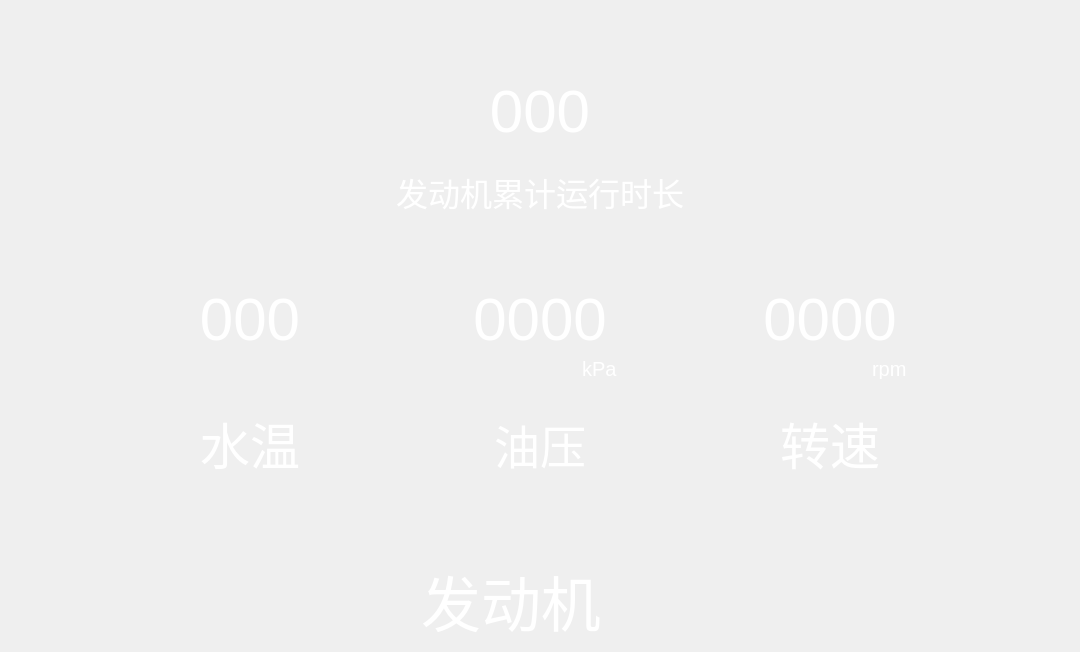
<?xml version="1.0" encoding="UTF-8"?>
<ui version="4.0">
 <class>Enigne</class>
 <widget class="QWidget" name="Enigne">
  <property name="geometry">
   <rect>
    <x>0</x>
    <y>0</y>
    <width>1080</width>
    <height>652</height>
   </rect>
  </property>
  <property name="minimumSize">
   <size>
    <width>674</width>
    <height>400</height>
   </size>
  </property>
  <property name="maximumSize">
   <size>
    <width>1080</width>
    <height>652</height>
   </size>
  </property>
  <property name="windowTitle">
   <string>Form</string>
  </property>
  <layout class="QGridLayout" name="gridLayout">
   <item row="4" column="0">
    <spacer name="verticalSpacer">
     <property name="orientation">
      <enum>Qt::Vertical</enum>
     </property>
     <property name="sizeHint" stdset="0">
      <size>
       <width>20</width>
       <height>40</height>
      </size>
     </property>
    </spacer>
   </item>
   <item row="3" column="0" colspan="2">
    <widget class="QWidget" name="widget" native="true">
     <property name="maximumSize">
      <size>
       <width>1080</width>
       <height>16777215</height>
      </size>
     </property>
     <property name="styleSheet">
      <string notr="true">border:none;
background:transparent;</string>
     </property>
     <layout class="QHBoxLayout" name="horizontalLayout_2">
      <property name="spacing">
       <number>50</number>
      </property>
      <item>
       <spacer name="horizontalSpacer">
        <property name="orientation">
         <enum>Qt::Horizontal</enum>
        </property>
        <property name="sizeHint" stdset="0">
         <size>
          <width>40</width>
          <height>20</height>
         </size>
        </property>
       </spacer>
      </item>
      <item>
       <widget class="QWidget" name="widget_7" native="true">
        <property name="minimumSize">
         <size>
          <width>240</width>
          <height>240</height>
         </size>
        </property>
        <property name="maximumSize">
         <size>
          <width>240</width>
          <height>240</height>
         </size>
        </property>
        <property name="styleSheet">
         <string notr="true">background-image: url(:/显示_参数.png);</string>
        </property>
        <layout class="QVBoxLayout" name="verticalLayout_7">
         <property name="topMargin">
          <number>0</number>
         </property>
         <property name="bottomMargin">
          <number>0</number>
         </property>
         <item>
          <widget class="QWidget" name="widget_2" native="true">
           <property name="layoutDirection">
            <enum>Qt::RightToLeft</enum>
           </property>
           <property name="styleSheet">
            <string notr="true">background:none;</string>
           </property>
           <layout class="QVBoxLayout" name="verticalLayout">
            <property name="bottomMargin">
             <number>0</number>
            </property>
            <item>
             <widget class="QLabel" name="enigne_temp">
              <property name="styleSheet">
               <string notr="true">font: 75 9pt &quot;Microsoft YaHei UI&quot;;
font-size: 60px;
color: #FFFFFF;
background:transparent;</string>
              </property>
              <property name="text">
               <string>000</string>
              </property>
              <property name="alignment">
               <set>Qt::AlignBottom|Qt::AlignHCenter</set>
              </property>
             </widget>
            </item>
            <item>
             <widget class="QLabel" name="label">
              <property name="maximumSize">
               <size>
                <width>60</width>
                <height>20</height>
               </size>
              </property>
              <property name="styleSheet">
               <string notr="true">border-image:url(:/temp.png)</string>
              </property>
              <property name="text">
               <string/>
              </property>
             </widget>
            </item>
           </layout>
          </widget>
         </item>
         <item>
          <widget class="QLabel" name="label_14">
           <property name="styleSheet">
            <string notr="true">font: 75 9pt &quot;Microsoft YaHei UI&quot;;
font-size: 50px;
color: #FFFFFF;
background:transparent;</string>
           </property>
           <property name="text">
            <string>水温</string>
           </property>
           <property name="alignment">
            <set>Qt::AlignCenter</set>
           </property>
          </widget>
         </item>
        </layout>
       </widget>
      </item>
      <item>
       <widget class="QWidget" name="widget_8" native="true">
        <property name="minimumSize">
         <size>
          <width>240</width>
          <height>240</height>
         </size>
        </property>
        <property name="maximumSize">
         <size>
          <width>240</width>
          <height>240</height>
         </size>
        </property>
        <property name="styleSheet">
         <string notr="true">background-image: url(:/显示_参数.png);</string>
        </property>
        <layout class="QVBoxLayout" name="verticalLayout_8">
         <property name="topMargin">
          <number>0</number>
         </property>
         <property name="bottomMargin">
          <number>0</number>
         </property>
         <item>
          <widget class="QWidget" name="widget_3" native="true">
           <property name="layoutDirection">
            <enum>Qt::RightToLeft</enum>
           </property>
           <property name="styleSheet">
            <string notr="true">background:none;</string>
           </property>
           <layout class="QVBoxLayout" name="verticalLayout_2">
            <property name="bottomMargin">
             <number>0</number>
            </property>
            <item>
             <widget class="QLabel" name="enigne_pressure">
              <property name="styleSheet">
               <string notr="true">font: 75 9pt &quot;Microsoft YaHei UI&quot;;
font-size: 60px;
color: #FFFFFF;
background:transparent;</string>
              </property>
              <property name="text">
               <string>0000</string>
              </property>
              <property name="alignment">
               <set>Qt::AlignBottom|Qt::AlignHCenter</set>
              </property>
             </widget>
            </item>
            <item>
             <widget class="QLabel" name="label_2">
              <property name="maximumSize">
               <size>
                <width>60</width>
                <height>20</height>
               </size>
              </property>
              <property name="styleSheet">
               <string notr="true">font: 75 9pt &quot;Microsoft YaHei UI&quot;;
font-size: 20px;
color: #FFFFFF;
background:transparent;</string>
              </property>
              <property name="text">
               <string>kPa</string>
              </property>
             </widget>
            </item>
           </layout>
          </widget>
         </item>
         <item>
          <widget class="QLabel" name="label_16">
           <property name="styleSheet">
            <string notr="true">font: 75 9pt &quot;Microsoft YaHei UI&quot;;
font-size: 46px;
color: #FFFFFF;
background:transparent;</string>
           </property>
           <property name="text">
            <string>油压</string>
           </property>
           <property name="alignment">
            <set>Qt::AlignCenter</set>
           </property>
          </widget>
         </item>
        </layout>
       </widget>
      </item>
      <item>
       <widget class="QWidget" name="widget_6" native="true">
        <property name="minimumSize">
         <size>
          <width>240</width>
          <height>240</height>
         </size>
        </property>
        <property name="maximumSize">
         <size>
          <width>240</width>
          <height>240</height>
         </size>
        </property>
        <property name="styleSheet">
         <string notr="true">background-image: url(:/显示_参数.png);</string>
        </property>
        <layout class="QVBoxLayout" name="verticalLayout_6">
         <property name="topMargin">
          <number>0</number>
         </property>
         <property name="bottomMargin">
          <number>0</number>
         </property>
         <item>
          <widget class="QWidget" name="widget_4" native="true">
           <property name="layoutDirection">
            <enum>Qt::RightToLeft</enum>
           </property>
           <property name="styleSheet">
            <string notr="true">background:none;</string>
           </property>
           <layout class="QVBoxLayout" name="verticalLayout_3">
            <property name="bottomMargin">
             <number>0</number>
            </property>
            <item>
             <widget class="QLabel" name="enigne_speed">
              <property name="styleSheet">
               <string notr="true">font: 75 9pt &quot;Microsoft YaHei UI&quot;;
font-size: 60px;
color: #FFFFFF;
background:transparent;</string>
              </property>
              <property name="text">
               <string>0000</string>
              </property>
              <property name="alignment">
               <set>Qt::AlignBottom|Qt::AlignHCenter</set>
              </property>
             </widget>
            </item>
            <item>
             <widget class="QLabel" name="label_3">
              <property name="maximumSize">
               <size>
                <width>60</width>
                <height>20</height>
               </size>
              </property>
              <property name="styleSheet">
               <string notr="true">font: 75 9pt &quot;Microsoft YaHei UI&quot;;
font-size: 20px;
color: #FFFFFF;
background:transparent;</string>
              </property>
              <property name="text">
               <string>rpm</string>
              </property>
             </widget>
            </item>
           </layout>
          </widget>
         </item>
         <item>
          <widget class="QLabel" name="label_12">
           <property name="styleSheet">
            <string notr="true">font: 75 9pt &quot;Microsoft YaHei UI&quot;;
font-size: 50px;
color: #FFFFFF;
background:transparent;</string>
           </property>
           <property name="text">
            <string>转速</string>
           </property>
           <property name="alignment">
            <set>Qt::AlignCenter</set>
           </property>
          </widget>
         </item>
        </layout>
       </widget>
      </item>
      <item>
       <spacer name="horizontalSpacer_2">
        <property name="orientation">
         <enum>Qt::Horizontal</enum>
        </property>
        <property name="sizeHint" stdset="0">
         <size>
          <width>40</width>
          <height>20</height>
         </size>
        </property>
       </spacer>
      </item>
     </layout>
    </widget>
   </item>
   <item row="0" column="0">
    <spacer name="verticalSpacer_2">
     <property name="orientation">
      <enum>Qt::Vertical</enum>
     </property>
     <property name="sizeHint" stdset="0">
      <size>
       <width>20</width>
       <height>40</height>
      </size>
     </property>
    </spacer>
   </item>
   <item row="5" column="0" colspan="2">
    <layout class="QHBoxLayout" name="horizontalLayout">
     <property name="spacing">
      <number>10</number>
     </property>
     <property name="leftMargin">
      <number>0</number>
     </property>
     <item>
      <widget class="QLabel" name="sign">
       <property name="minimumSize">
        <size>
         <width>1000</width>
         <height>80</height>
        </size>
       </property>
       <property name="styleSheet">
        <string notr="true">background-image: url(:/背景_标题2.png);
font: 75 9pt &quot;Microsoft YaHei UI&quot;;
font-size: 60px;
color: #FFFFFF;</string>
       </property>
       <property name="text">
        <string>发动机</string>
       </property>
       <property name="alignment">
        <set>Qt::AlignCenter</set>
       </property>
      </widget>
     </item>
     <item>
      <widget class="QPushButton" name="btn_back">
       <property name="sizePolicy">
        <sizepolicy hsizetype="Fixed" vsizetype="Fixed">
         <horstretch>0</horstretch>
         <verstretch>0</verstretch>
        </sizepolicy>
       </property>
       <property name="minimumSize">
        <size>
         <width>250</width>
         <height>80</height>
        </size>
       </property>
       <property name="styleSheet">
        <string notr="true">QPushButton#btn_back{
background-image: url(:/按键_上一页2.png);
border:none;
}
</string>
       </property>
       <property name="text">
        <string/>
       </property>
      </widget>
     </item>
    </layout>
   </item>
   <item row="2" column="0" colspan="2">
    <widget class="QWidget" name="widget_9" native="true">
     <property name="styleSheet">
      <string notr="true">background:transparent;</string>
     </property>
     <layout class="QHBoxLayout" name="horizontalLayout_3">
      <item>
       <widget class="QWidget" name="widget_5" native="true">
        <property name="minimumSize">
         <size>
          <width>366</width>
          <height>174</height>
         </size>
        </property>
        <property name="maximumSize">
         <size>
          <width>366</width>
          <height>174</height>
         </size>
        </property>
        <property name="styleSheet">
         <string notr="true">background-image: url(:/显示_参数_宽2.png);</string>
        </property>
        <layout class="QVBoxLayout" name="verticalLayout_4">
         <item>
          <widget class="QLabel" name="enegin_hours">
           <property name="styleSheet">
            <string notr="true">font: 75 9pt &quot;Microsoft YaHei UI&quot;;
font-size: 60px;
color: #FFFFFF;
background:transparent;</string>
           </property>
           <property name="text">
            <string>000</string>
           </property>
           <property name="alignment">
            <set>Qt::AlignCenter</set>
           </property>
          </widget>
         </item>
         <item>
          <widget class="QLabel" name="label_5">
           <property name="styleSheet">
            <string notr="true">font: 75 9pt &quot;Microsoft YaHei UI&quot;;
font-size: 32px;
color: #FFFFFF;
background:transparent;</string>
           </property>
           <property name="text">
            <string>发动机累计运行时长</string>
           </property>
           <property name="alignment">
            <set>Qt::AlignCenter</set>
           </property>
          </widget>
         </item>
        </layout>
       </widget>
      </item>
     </layout>
    </widget>
   </item>
  </layout>
 </widget>
 <resources/>
 <connections/>
</ui>
